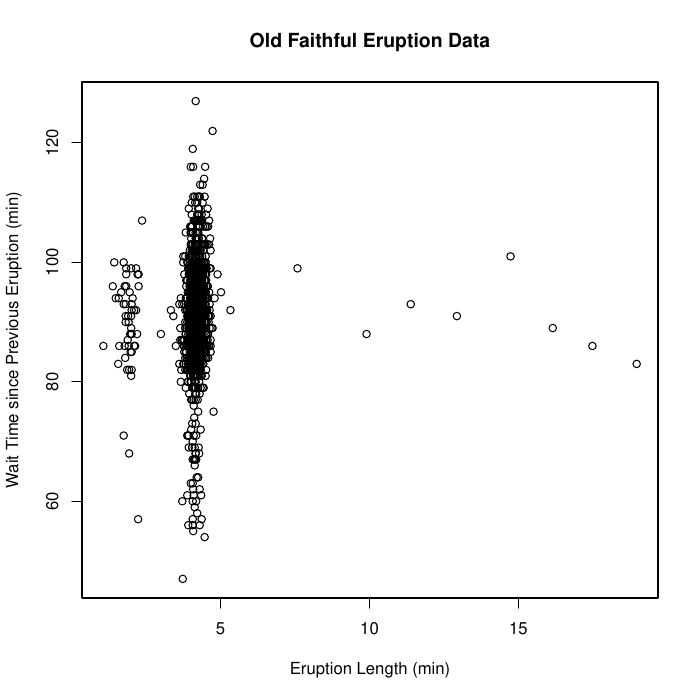

This figure's R source:
computeTimeDiff <- function(first, second) {
  hourMin <- strsplit(c(first, second), split = ":")
  hourMin[[1]] <- as.integer(hourMin[[1]][1])*60 + as.integer(hourMin[[1]][2])
  hourMin[[2]] <- as.integer(hourMin[[2]][1])*60 + as.integer(hourMin[[2]][2])
  difference <- hourMin[[2]] - hourMin[[1]]
  difference
}

computeDecMin <- function(minsec) {
  if (is.na(minsec)) {
    return(NA)
  }
  if (grepl("L", minsec)) {
    minsec <- gsub("L", "", minsec)
  }
  if (grepl("~", minsec)) {
    minsec <- gsub("~", "", minsec)
  }
  if (minsec == "" | grepl(">", minsec) | grepl("<", minsec)) {
    return(NA)
  }
  minSec <- strsplit(minsec, split = ":")
  return(as.numeric(minSec[[1]][1]) + (as.numeric(minSec[[1]][2])/60))
}

wranglingOldFaithful <- read.csv(paste0("./Data/log2001.csv"), stringsAsFactors = F)
nameVec <- unname(wranglingOldFaithful[27, ])[-(10:12)]
wranglingOldFaithful <- wranglingOldFaithful[29:nrow(wranglingOldFaithful), -(10:12)]
colnames(wranglingOldFaithful) <- nameVec
  
wranglingOldFaithful <- wranglingOldFaithful[wranglingOldFaithful$Geyser == "Old Faithful", ]
  
delta <- rep(NA, nrow(wranglingOldFaithful))
  
for (i in seq_len(nrow(wranglingOldFaithful))) {
  delta[i+1] <- computeTimeDiff(wranglingOldFaithful$Time[i], wranglingOldFaithful$Time[i+1])
}
  
delta <- c(-99, delta)
  
wranglingOldFaithful <- wranglingOldFaithful[!is.na(delta) & delta > 0 & delta < 140, ]
  
delta <- delta[!is.na(delta) & delta > 0 & delta < 140]
  
duration <- rep(NA, length(wranglingOldFaithful$Duration))
  
for (i in seq_len(length(duration))) {
  duration[i] <- computeDecMin(wranglingOldFaithful$Duration[i])
}

## There are eight durations recorded as high as 15, and all higher than 6, it might be worthwhile to exclude those outliers

finalfilter <- !is.na(duration)
  
duration <- duration[finalfilter]
delta <- delta[finalfilter]
  
wranglingOldFaithful <- cbind(duration, delta)

colnames(wranglingOldFaithful) <- c("Eruption Length (min)", "Wait Time since Previous Eruption (min)")


pdf("oldFaithful.pdf")

plot(wranglingOldFaithful, main = "Old Faithful Eruption Data")

dev.off()

outliersRemoved <- wranglingOldFaithful[wranglingOldFaithful[ , 1] < 6, ]

pdf("oldFaithfulOutliersRemoved.pdf")

plot(outliersRemoved[ , 1], jitter(outliersRemoved[ , 2]), main = "Old Faithful Eruption Data w/o Outliers", xlab = "Eruption Length (min)", ylab = "Wait Time since Previous Eruption (min)")

dev.off()

write.csv(wranglingOldFaithful, "./Data/geyserTime.csv", row.names = F)
